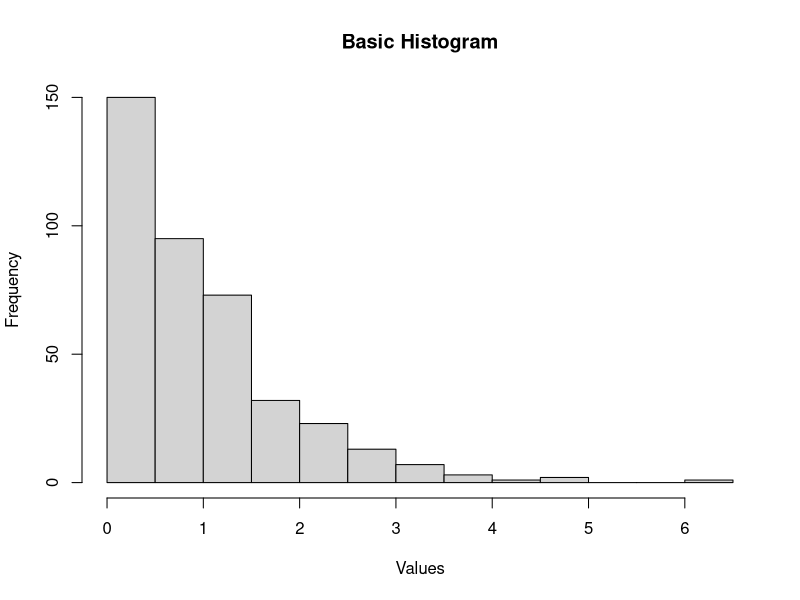
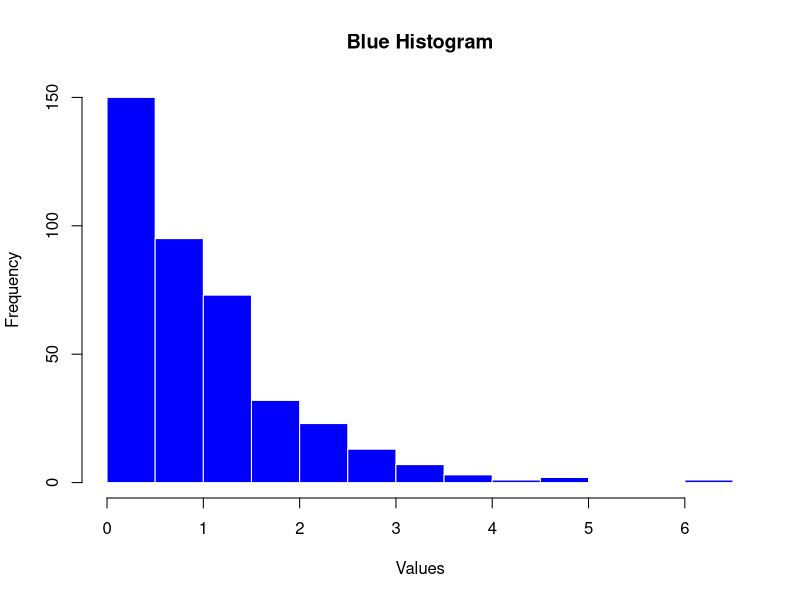
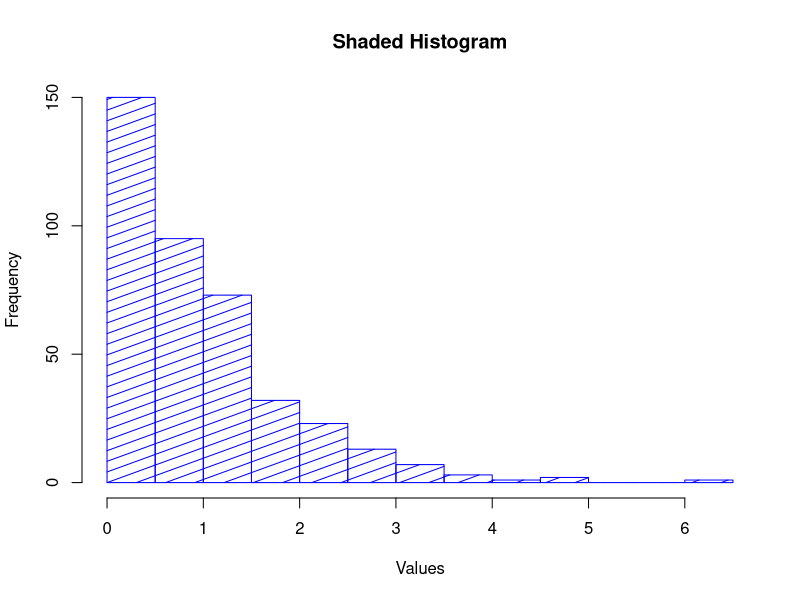
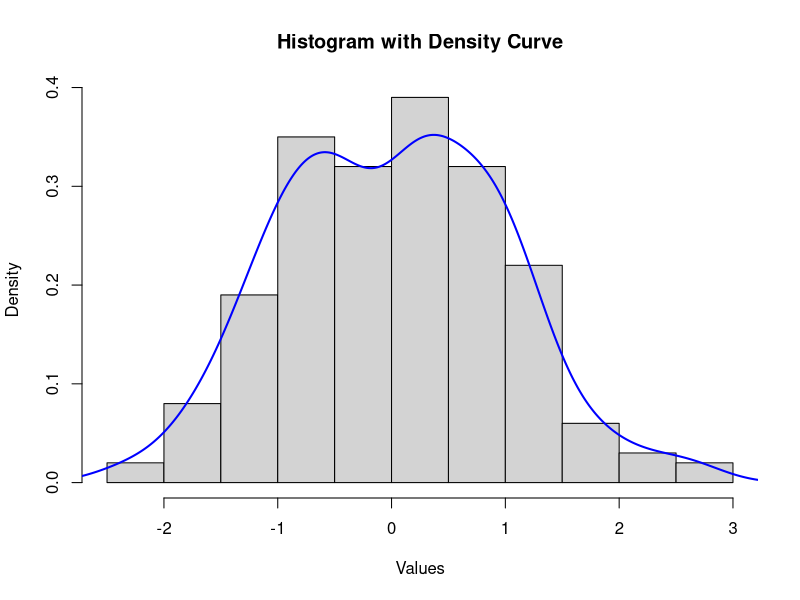
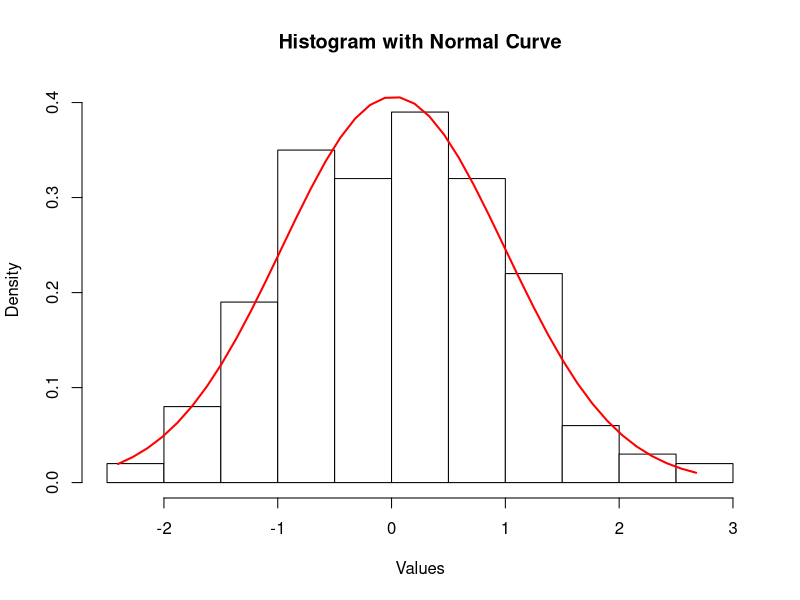
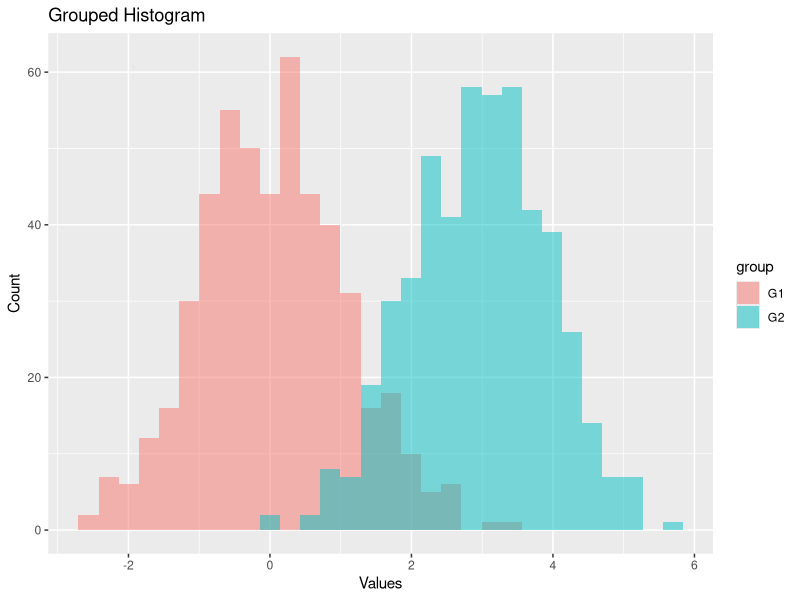
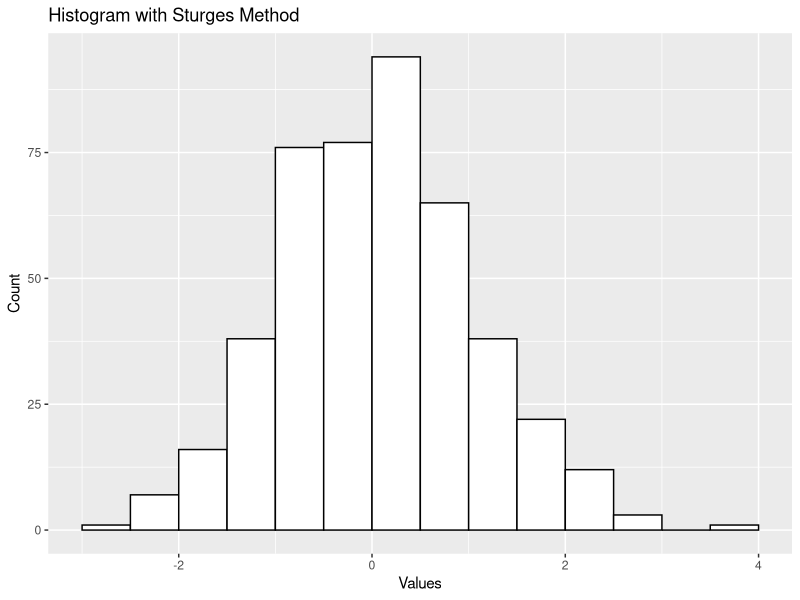

Write the R code that produced these figures, in order.
# ------------------------------------------------------------------------------
# 1. Basic Histogram in Base R
# ------------------------------------------------------------------------------

# Sample data
set.seed(1)
x <- rexp(400)

# Basic frequency histogram
hist(x, main = "Basic Histogram", xlab = "Values", ylab = "Frequency")

# ------------------------------------------------------------------------------
# 2. Customized Histogram
# ------------------------------------------------------------------------------

# Blue histogram with white borders
hist(x, col = "blue", border = "white", main = "Blue Histogram", xlab = "Values")

# Histogram with shading lines
hist(x, col = "blue", density = 10, angle = 20,
     main = "Shaded Histogram", xlab = "Values")

# ------------------------------------------------------------------------------
# 3. Adding Density and Normal Curves
# ------------------------------------------------------------------------------

# Sample data
set.seed(3)
x <- rnorm(200)

# 3.1 Histogram with Density Curve
hist(x, prob = TRUE, main = "Histogram with Density Curve", xlab = "Values")
lines(density(x), col = "blue", lwd = 2)

# 3.2 Histogram with Normal Curve
x_seq <- seq(min(x), max(x), length = 40)
normal_curve <- dnorm(x_seq, mean = mean(x), sd = sd(x))
hist(x, prob = TRUE, col = "white", ylim = c(0, max(normal_curve)),
     main = "Histogram with Normal Curve", xlab = "Values")
lines(x_seq, normal_curve, col = "red", lwd = 2)

# ------------------------------------------------------------------------------
# 4. Grouped Histograms with ggplot2
# ------------------------------------------------------------------------------

# Load ggplot2
library(ggplot2)

# Sample data
set.seed(3)
x1 <- rnorm(500)
x2 <- rnorm(500, mean = 3)
x <- c(x1, x2)
group <- c(rep("G1", 500), rep("G2", 500))
df <- data.frame(x, group)

# Grouped histogram
ggplot(df, aes(x = x, fill = group)) +
  geom_histogram(alpha = 0.5, position = "identity") +
  ggtitle("Grouped Histogram") +
  xlab("Values") + ylab("Count")

# ------------------------------------------------------------------------------
# 5. Adjusting Bin Width Using the Sturges Method
# ------------------------------------------------------------------------------

# Sample data
set.seed(3)
x <- rnorm(450)
df <- data.frame(x)

# Calculate Sturges breaks
sturges_breaks <- pretty(range(x), n = nclass.Sturges(x), min.n = 1)

# Histogram with Sturges method
ggplot(df, aes(x = x)) +
  geom_histogram(color = "black", fill = "white", breaks = sturges_breaks) +
  ggtitle("Histogram with Sturges Method") +
  xlab("Values") + ylab("Count")

# ------------------------------------------------------------------------------
# End of Script
# ------------------------------------------------------------------------------

